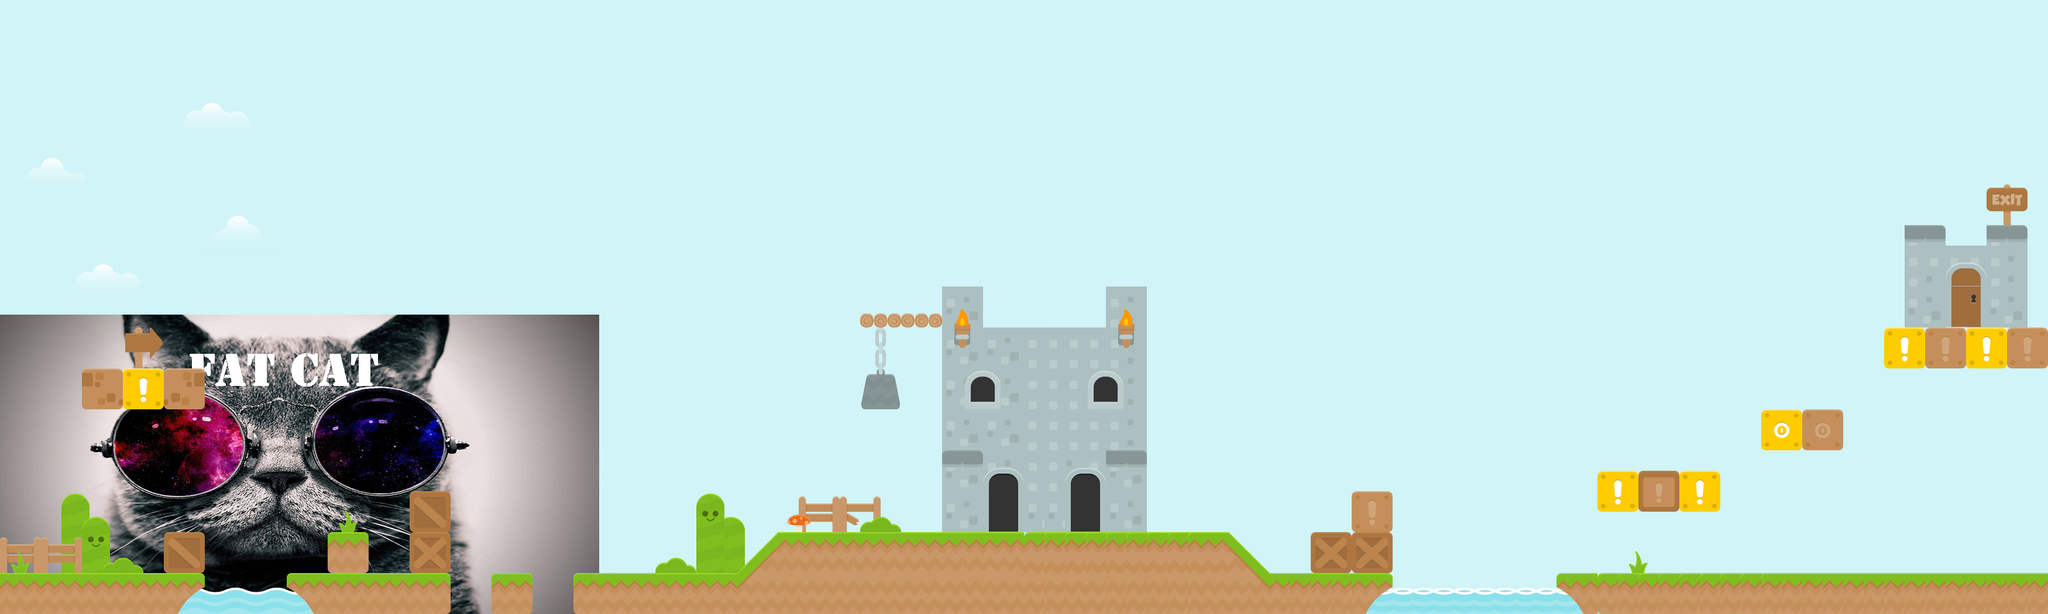

Rendered tile map (Tiled .tmx) drawn with the repository's tilesets; below, a short description and the map source with its tile grids summarised:
An orthogonal 100x30 tile map with 35x35 px tiles, 3 tile layers (Back Layer 2, Back Layer 1, Front Layer), 2 image layers and 43 objects (5x SlimeEntity, 4x platform, 2x me.Entity, 2x CoinEntity, 2x ChickenEntity, ...).

<map version="1.0" tiledversion="1.0.3" orientation="orthogonal" renderorder="left-down" width="100" height="30" tilewidth="35" tileheight="35" backgroundcolor="#d0f4f7" nextobjectid="64">
 <tileset firstgid="1" source="tileset.tsx" />
 <imagelayer name="Background" y="538" offsetx="0" offsety="538">
  <image source="../img/background.png" width="1024" height="512" />
  <properties>
   <property name="anchorPoint" value="json:{&quot;x&quot;:0,&quot;y&quot;:1}" />
   <property name="ratio" value="0.25" />
   <property name="repeat" value="repeat-x" />
  </properties>
 </imagelayer>
 <imagelayer name="Clouds" y="128" offsetx="0" offsety="128">
  <image source="../img/clouds.png" width="512" height="512" />
  <properties>
   <property name="ratio" value="0.5" />
   <property name="repeat" value="repeat-x" />
  </properties>
 </imagelayer>
 <group name="BackGround">
  <layer name="Back Layer 2" width="100" height="30">
   <data>[3000 cells, 74 non-empty, 8 distinct tile ids]</data>
  </layer>
  <layer name="Back Layer 1" width="100" height="30">
   <data>[3000 cells, 43 non-empty, 21 distinct tile ids]</data>
  </layer>
 </group>
 <objectgroup color="#00ff00" name="Player">
  <object id="16" name="mainPlayer" x="39" y="889" width="35" height="88" />
  <object id="25" name="me.Entity" gid="46" x="910" y="1050" width="70" height="70">
   <properties>
    <property name="anchorPoint" value="json:{&quot;x&quot;:0.5,&quot;y&quot;:1}" />
    <property name="shapes" value="eval:[new me.Rect(0,35,70,35)]" />
   </properties>
  </object>
  <object id="26" name="me.Entity" gid="2147483694" x="770" y="1050" width="70" height="70">
   <properties>
    <property name="anchorPoint" value="json:{&quot;x&quot;:0.5,&quot;y&quot;:1}" />
    <property name="shapes" value="eval:[new me.Rect(0,35,70,35)]" />
   </properties>
  </object>
  <object id="30" gid="71" x="955" y="980" width="70" height="70">
   <properties>
    <property name="shapes" value="json:[]" />
   </properties>
  </object>
  <object id="61" name="EndEntity" x="3327" y="455" width="68" height="104">
   <properties>
    <property name="duration" value="150" />
    <property name="fade" value="#fff" />
    <property name="to" value="map2" />
   </properties>
  </object>
 </objectgroup>
 <objectgroup color="#ff0000" name="Slimes">
  <object id="5" name="SlimeEntity" x="114" y="942" width="153" height="33">
   <properties>
    <property name="frameheight" value="35" />
    <property name="framewidth" value="55" />
   </properties>
  </object>
  <object id="6" name="SlimeEntity" x="1327" y="875" width="245" height="31">
   <properties>
    <property name="frameheight" value="35" />
    <property name="framewidth" value="55" />
   </properties>
  </object>
  <object id="50" name="SlimeEntity" x="1997" y="875" width="107" height="31">
   <properties>
    <property name="frameheight" value="35" />
    <property name="framewidth" value="35" />
   </properties>
  </object>
  <object id="58" name="SlimeEntity" x="2726" y="771" width="214" height="34">
   <properties>
    <property name="frameheight" value="35" />
    <property name="framewidth" value="35" />
   </properties>
  </object>
  <object id="59" name="SlimeEntity" x="2936" y="941" width="207" height="31">
   <properties>
    <property name="frameheight" value="35" />
    <property name="framewidth" value="35" />
   </properties>
  </object>
 </objectgroup>
 <objectgroup color="#ffff00" name="Coins">
  <object id="3" name="CoinEntity" x="700" y="801" width="35" height="35" />
  <object id="52" name="ChickenEntity" x="2259" y="867" width="39" height="35" />
  <object id="56" name="CoinEntity" x="2665" y="941" width="33" height="31" />
  <object id="57" name="ChickenEntity" x="3450" y="941" width="30" height="29" />
 </objectgroup>
 <layer name="Front Layer" width="100" height="30">
  <data>[3000 cells, 106 non-empty, 24 distinct tile ids]</data>
 </layer>
 <objectgroup color="#ff0000" name="Flies">
  <object id="4" name="FlyEntity" x="807" y="700" width="274" height="32">
   <properties>
    <property name="animationspeed" value="200" />
    <property name="frameheight" value="35" />
    <property name="framewidth" value="70" />
    <property name="gravity" value="0" />
    <property name="velX" value="2" />
   </properties>
  </object>
 </objectgroup>
 <objectgroup name="Collision">
  <object id="7" x="0" y="980" width="280" height="70" />
  <object id="8" x="560" y="980" width="210" height="70" />
  <object id="9" x="840" y="980" width="70" height="35" />
  <object id="10" x="980" y="980" width="280" height="70" />
  <object id="11" x="1330" y="909" width="771" height="141" />
  <object id="12" type="slope" x="1260" y="980">
   <polygon points="0,0 70,-70 70,70 0,70" />
  </object>
  <object id="13" type="platform" x="560" y="910">
   <polyline points="0,0 70,0" />
  </object>
  <object id="15" x="0" y="980">
   <polyline points="0,0 0,-630" />
  </object>
  <object id="19" type="platform" x="1485" y="640">
   <polyline points="0,0 39,0" />
  </object>
  <object id="20" type="platform" x="1470" y="536">
   <polyline points="0,0 139,0" />
  </object>
  <object id="27" x="280" y="910" width="70" height="70" />
  <object id="28" x="140" y="630" width="210" height="70" />
  <object id="29" type="platform" x="1610" y="770">
   <polyline points="0,0 70,0" />
  </object>
  <object id="31" x="280" y="980" width="70" height="35" />
  <object id="33" x="490" y="980" width="70" height="35" />
  <object id="35" x="700" y="840" width="70" height="140" />
  <object id="36" x="1894" y="770">
   <polyline points="0,0 70,-1" />
  </object>
  <object id="38" type="slope" x="2101" y="913">
   <polyline points="0,0 67,65 67,134 3,135 1,1" />
  </object>
  <object id="39" x="2169" y="981" width="164" height="69" />
  <object id="41" x="2335" y="981" width="44" height="28" />
  <object id="42" x="2238" y="909" width="71" height="70" />
  <object id="43" x="2312" y="841" width="67" height="138" />
  <object id="44" x="2703" y="978" width="819" height="73" />
  <object id="45" x="2660" y="977" width="40" height="39" />
  <object id="46" x="3495" y="149">
   <polyline points="0,0 0,902" />
  </object>
  <object id="47" x="2729" y="807" width="208" height="66" />
  <object id="48" x="3011" y="698" width="139" height="74" />
  <object id="49" x="3222" y="559" width="282" height="69" />
 </objectgroup>
</map>
